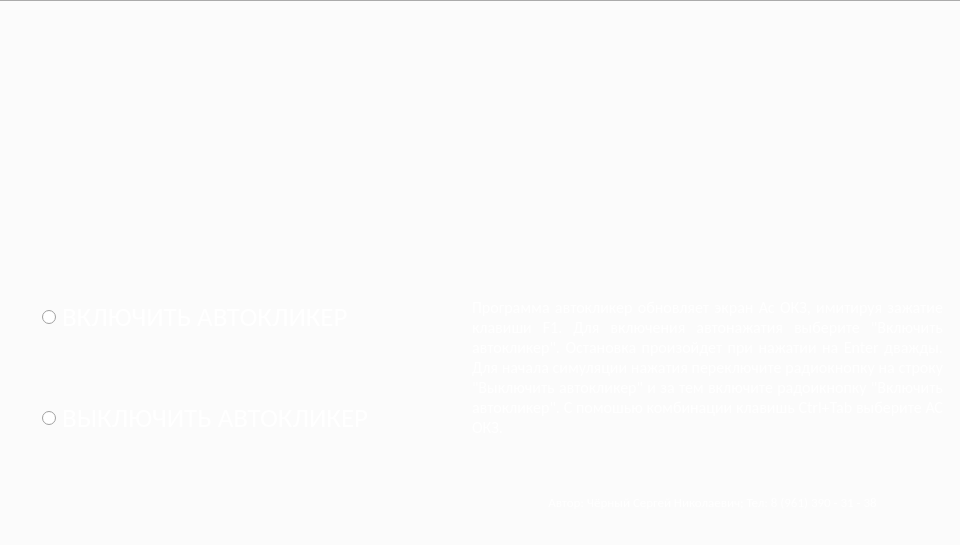
<?xml version="1.0" encoding="UTF-8"?>
<ui version="4.0">
 <class>MainWindow</class>
 <widget class="QMainWindow" name="MainWindow">
  <property name="geometry">
   <rect>
    <x>0</x>
    <y>0</y>
    <width>960</width>
    <height>545</height>
   </rect>
  </property>
  <property name="windowTitle">
   <string>Автокликер V 1.0</string>
  </property>
  <property name="autoFillBackground">
   <bool>true</bool>
  </property>
  <widget class="QWidget" name="centralwidget">
   <widget class="QTabWidget" name="tabWidget">
    <property name="geometry">
     <rect>
      <x>-10</x>
      <y>0</y>
      <width>1241</width>
      <height>801</height>
     </rect>
    </property>
    <property name="font">
     <font>
      <family>Montserrat</family>
      <pointsize>12</pointsize>
      <weight>75</weight>
      <bold>true</bold>
     </font>
    </property>
    <property name="toolTipDuration">
     <number>2</number>
    </property>
    <property name="styleSheet">
     <string notr="true"/>
    </property>
    <property name="tabPosition">
     <enum>QTabWidget::North</enum>
    </property>
    <property name="tabShape">
     <enum>QTabWidget::Triangular</enum>
    </property>
    <property name="currentIndex">
     <number>0</number>
    </property>
    <property name="iconSize">
     <size>
      <width>30</width>
      <height>30</height>
     </size>
    </property>
    <property name="elideMode">
     <enum>Qt::ElideMiddle</enum>
    </property>
    <property name="tabBarAutoHide">
     <bool>true</bool>
    </property>
    <widget class="QWidget" name="tab">
     <attribute name="title">
      <string/>
     </attribute>
     <widget class="QLabel" name="label_7">
      <property name="geometry">
       <rect>
        <x>0</x>
        <y>-20</y>
        <width>981</width>
        <height>581</height>
       </rect>
      </property>
      <property name="text">
       <string/>
      </property>
      <property name="pixmap">
       <pixmap>AutoKlikkerAsOKZ.png</pixmap>
      </property>
     </widget>
     <widget class="QLabel" name="label">
      <property name="geometry">
       <rect>
        <x>480</x>
        <y>240</y>
        <width>471</width>
        <height>251</height>
       </rect>
      </property>
      <property name="font">
       <font>
        <family>Calibri</family>
        <pointsize>12</pointsize>
        <weight>50</weight>
        <bold>false</bold>
       </font>
      </property>
      <property name="layoutDirection">
       <enum>Qt::LeftToRight</enum>
      </property>
      <property name="autoFillBackground">
       <bool>false</bool>
      </property>
      <property name="styleSheet">
       <string notr="true">color: white</string>
      </property>
      <property name="text">
       <string>Программа автокликер обновляет экран Ас ОКЗ, имитируя зажатие клавиши F1. Для включения автонажатия выберите &quot;Включить автокликер&quot;. Остановка произойдет при нажатии на Enter дважды. Для начала симуляции нажатия переключите радиокнопку на строку &quot;Выключить автокликер&quot; и за тем включите радоикнопку &quot;Включить автокликер&quot;. С помошью комбинации клавишь Ctrl+Tab выберите АС ОКЗ.</string>
      </property>
      <property name="alignment">
       <set>Qt::AlignJustify|Qt::AlignVCenter</set>
      </property>
      <property name="wordWrap">
       <bool>true</bool>
      </property>
     </widget>
     <widget class="QWidget" name="gridLayoutWidget">
      <property name="geometry">
       <rect>
        <x>50</x>
        <y>240</y>
        <width>431</width>
        <height>251</height>
       </rect>
      </property>
      <layout class="QGridLayout" name="gridLayout">
       <item row="0" column="0">
        <widget class="QRadioButton" name="On_Klik">
         <property name="font">
          <font>
           <family>Calibri</family>
           <pointsize>20</pointsize>
          </font>
         </property>
         <property name="styleSheet">
          <string notr="true">color: white</string>
         </property>
         <property name="text">
          <string>ВКЛЮЧИТЬ АВТОКЛИКЕР</string>
         </property>
        </widget>
       </item>
       <item row="1" column="0">
        <widget class="QRadioButton" name="Off_Klik">
         <property name="font">
          <font>
           <family>Calibri</family>
           <pointsize>20</pointsize>
          </font>
         </property>
         <property name="styleSheet">
          <string notr="true">color: white</string>
         </property>
         <property name="text">
          <string>ВЫКЛЮЧИТЬ АВТОКЛИКЕР</string>
         </property>
        </widget>
       </item>
      </layout>
     </widget>
     <widget class="QLabel" name="label_2">
      <property name="geometry">
       <rect>
        <x>480</x>
        <y>470</y>
        <width>481</width>
        <height>61</height>
       </rect>
      </property>
      <property name="font">
       <font>
        <family>Calibri</family>
        <pointsize>10</pointsize>
       </font>
      </property>
      <property name="layoutDirection">
       <enum>Qt::LeftToRight</enum>
      </property>
      <property name="autoFillBackground">
       <bool>false</bool>
      </property>
      <property name="styleSheet">
       <string notr="true">color: white</string>
      </property>
      <property name="text">
       <string>Автор: Чёрный Сергей Николаевич; Тел: 8 (961) 390 - 31 - 38</string>
      </property>
      <property name="alignment">
       <set>Qt::AlignCenter</set>
      </property>
      <property name="wordWrap">
       <bool>true</bool>
      </property>
     </widget>
    </widget>
   </widget>
  </widget>
 </widget>
 <resources/>
 <connections/>
</ui>
